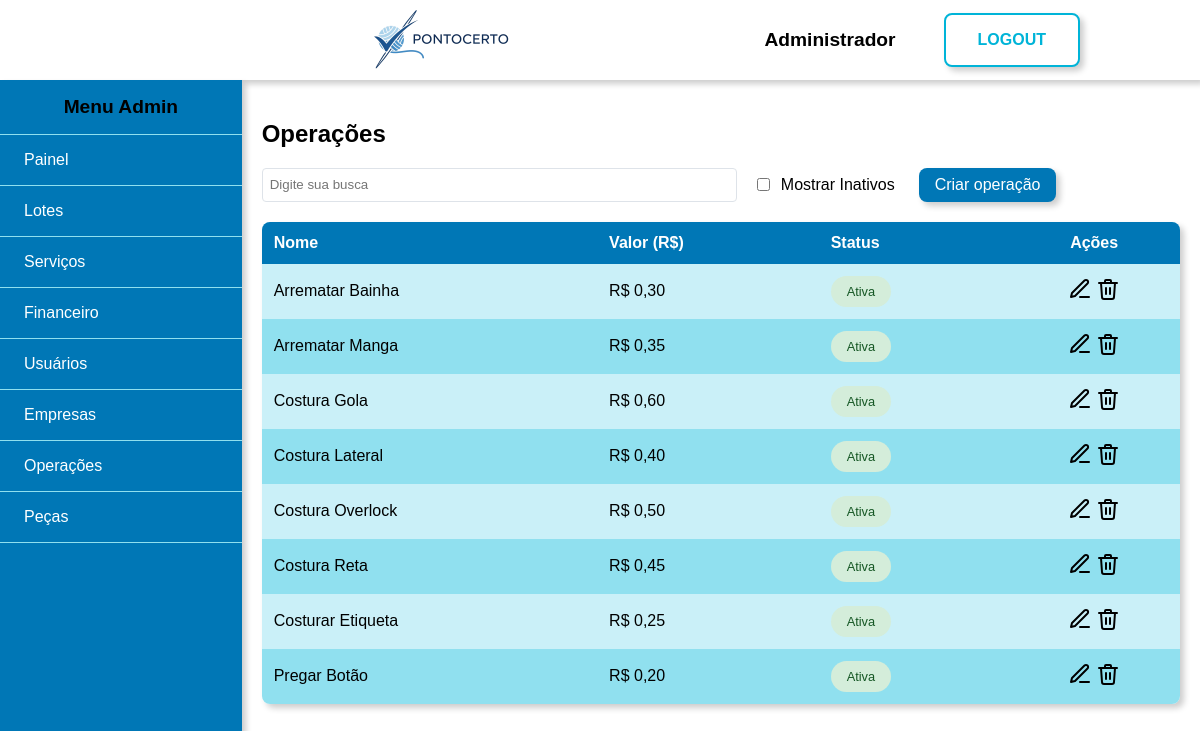
The app's page /admin/operacoes (signed in) with its own data.
### tables this page shows
CREATE TABLE usuarios (
    id int PRIMARY KEY AUTO_INCREMENT,
    tipo enum('admin', 'costureira') NOT NULL DEFAULT 'costureira',
    nome varchar(50) NOT NULL,
    cpf varchar(11) NOT NULL UNIQUE,
    email varchar(250) NOT NULL UNIQUE,
    telefone varchar(11) NOT NULL,
    cep varchar(8) NOT NULL,
    logradouro varchar(250),
    complemento varchar(50),
    cidade varchar(100),
    tipo_chave_pix enum('cpf', 'cnpj', 'email', 'telefone', 'aleatoria') DEFAULT 'cpf',
    chave_pix varchar(250),
    senha varchar(255) NOT NULL,
    banco int NULL DEFAULT 0,
    agencia INT NULL DEFAULT 0,
    conta INT NULL DEFAULT 0,
    especialidade_id INT NOT NULL DEFAULT 2,
    ativo TINYINT DEFAULT 1,
    created_at TIMESTAMP DEFAULT CURRENT_TIMESTAMP,
    updated_at TIMESTAMP DEFAULT CURRENT_TIMESTAMP ON UPDATE CURRENT_TIMESTAMP
 );

CREATE TABLE operacoes (
    id INT PRIMARY KEY AUTO_INCREMENT,
    nome VARCHAR(255) NOT NULL,
    valor DECIMAL(10, 2) NOT NULL,
    ativo TINYINT DEFAULT 1,
    created_at TIMESTAMP DEFAULT CURRENT_TIMESTAMP,
    updated_at TIMESTAMP DEFAULT CURRENT_TIMESTAMP ON UPDATE CURRENT_TIMESTAMP
);

### views/admin/operacoes.php (the view, shortened to what the rows shown need)
<div class="conteudo flex">
    <div class="conteudo-tabela">
    <h2>Operações</h2>
        <div class="tabela">
            <table cellspacing='0' class="redondinho shadow filter">
                <thead>
                    <tr>
                        <th class="ae">Nome</th>
                        <th class="ae">Valor (R$)</th>
                        <th class="ae">Status</th>
                        <th class="ac">Ações</th>
                    </tr>
                </thead>
                <tbody>
                    <?php if (empty($listaOperacoes)): ?>
                        <tr>
                            <td colspan="5" class="ac">Nenhuma operação encontrada</td>
                        </tr>
                    <?php else: ?>
                        <?php foreach ($listaOperacoes as $operacao): ?>
                             <tr class="linha-filter" data-ativo="<?= $operacao['ativo'] ? '1' : '0' ?>">
                                <td class="ae"><?= htmlspecialchars($operacao['nome']) ?></td>
                                <td class="ae">R$ <?= number_format($operacao['valor'], 2, ',', '.') ?></td>
                                <td class="ae">
                                    <span class="status-badge <?= $operacao['ativo'] ? 'active' : 'inactive' ?>">
                                        <?= $operacao['ativo'] ? 'Ativa' : 'Inativa' ?>
                                    </span>
                                </td>
                                <td class="ac">
                                    <a href="<?= BASE_URL ?>admin/editar-operacao?id=<?= $operacao['id'] ?>" title="Editar Operação">
                                        <img class="icone" src="<?= ASSETS_URL ?>icones/editar.svg" alt="editar">
                                    </a>
                                    <?php if ($operacao['ativo']): ?>
                                        <a href="<?= BASE_URL ?>admin/remover-operacao?id=<?= $operacao['id'] ?>"
                                           onclick="return confirm('Tem certeza que deseja desativar esta operação?')"
                                           title="Desativar Operação">
                                            <img class="icone" src="<?= ASSETS_URL ?>icones/remover.svg" alt="desativar">
                                        </a>
                                    <?php endif; ?>
                                </td>
                            </tr>
                        <?php endforeach; ?>
                    <?php endif; ?>
                </tbody>
            </table>
        </div>
    </div>
</div>

### views/shared/header.php (shortened to what the rows shown need)
<!DOCTYPE html>
<html lang="pt-BR">
<head>
    <link rel="stylesheet" href="<?php echo ASSETS_URL?>css/style.css">
</head>
<body>
    <?php if ($login ?? false): ?>
        <div class="principal azul flex center">
    <?php else: ?>
        <div class="principal">
            <?php if ($usuarioLogado ?? false): ?>
                <div class="topo flex h-center shadow">
                    <a class="imagem-topo" href="<?= $dashboardLink ?>">
                        <img src="<?php echo ASSETS_URL?>img/banner.png" alt="banner">
                    </a>
                    <span class="flex l-gap v-center">
                        <span class="nome-usuario"><?= htmlspecialchars($nomeUsuario) ?></span>
                        <a href="<?= BASE_URL ?>logout" class="botao-grande">LOGOUT</a>
                    </span>
                </div>
            <?php endif; ?>
    <?php endif; ?>

### records on screen
usuarios: nome "Administrador"
operacoes: nome "Arrematar Bainha", valor "0,30", ativo "Ativa"
operacoes: nome "Arrematar Manga", valor "0,35", ativo "Ativa"
operacoes: nome "Costura Gola", valor "0,60", ativo "Ativa"
operacoes: nome "Costura Lateral", valor "0,40", ativo "Ativa"
operacoes: nome "Costura Overlock", valor "0,50", ativo "Ativa"
operacoes: nome "Costura Reta", valor "0,45", ativo "Ativa"
operacoes: nome "Costurar Etiqueta", valor "0,25", ativo "Ativa"
operacoes: nome "Pregar Botão", valor "0,20", ativo "Ativa"

### other values on screen
$userRole "Admin"
$item['label'] "Painel"
$item['label'] "Lotes"
$item['label'] "Serviços"
$item['label'] "Financeiro"
$item['label'] "Usuários"
$item['label'] "Empresas"
$item['label'] "Operações"
$item['label'] "Peças"
